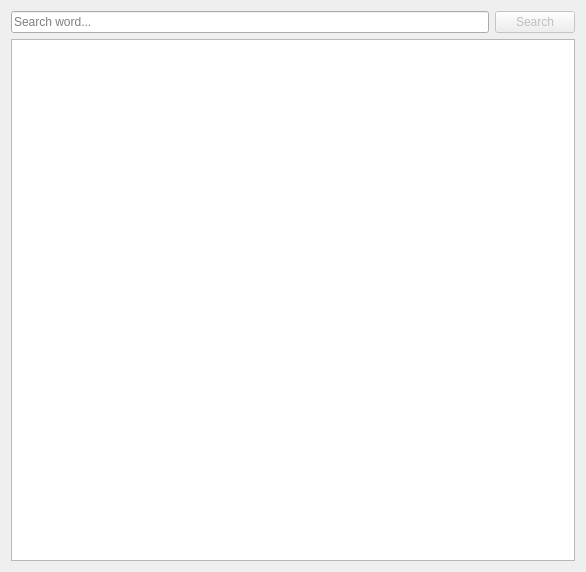
<?xml version="1.0" encoding="UTF-8"?>
<ui version="4.0">
 <class>MainWindow</class>
 <widget class="QMainWindow" name="MainWindow">
  <property name="geometry">
   <rect>
    <x>0</x>
    <y>0</y>
    <width>586</width>
    <height>572</height>
   </rect>
  </property>
  <property name="windowTitle">
   <string>ⴰⵎⴰⵡⴰⵍ ⵎⵄⵜⵓⴱ ⵍⵓⵏⴰⵙ || قاموس معتوب لوناس</string>
  </property>
  <widget class="QWidget" name="centralWidget">
   <layout class="QVBoxLayout" name="verticalLayout_2">
    <item>
     <layout class="QVBoxLayout" name="verticalLayout">
      <item>
       <layout class="QHBoxLayout" name="horizontalLayout">
        <item>
         <widget class="QLineEdit" name="SearchSpace">
          <property name="placeholderText">
           <string>Search word...</string>
          </property>
          <property name="clearButtonEnabled">
           <bool>true</bool>
          </property>
         </widget>
        </item>
        <item>
         <widget class="QPushButton" name="Searchbtn">
          <property name="enabled">
           <bool>false</bool>
          </property>
          <property name="text">
           <string>Search</string>
          </property>
          <property name="autoDefault">
           <bool>false</bool>
          </property>
          <property name="default">
           <bool>false</bool>
          </property>
          <property name="flat">
           <bool>false</bool>
          </property>
         </widget>
        </item>
       </layout>
      </item>
      <item>
       <widget class="QTableWidget" name="Result">
        <property name="selectionMode">
         <enum>QAbstractItemView::SingleSelection</enum>
        </property>
        <property name="selectionBehavior">
         <enum>QAbstractItemView::SelectRows</enum>
        </property>
        <property name="rowCount">
         <number>0</number>
        </property>
        <property name="columnCount">
         <number>0</number>
        </property>
       </widget>
      </item>
     </layout>
    </item>
   </layout>
  </widget>
 </widget>
 <layoutdefault spacing="6" margin="11"/>
 <resources/>
 <connections/>
</ui>
